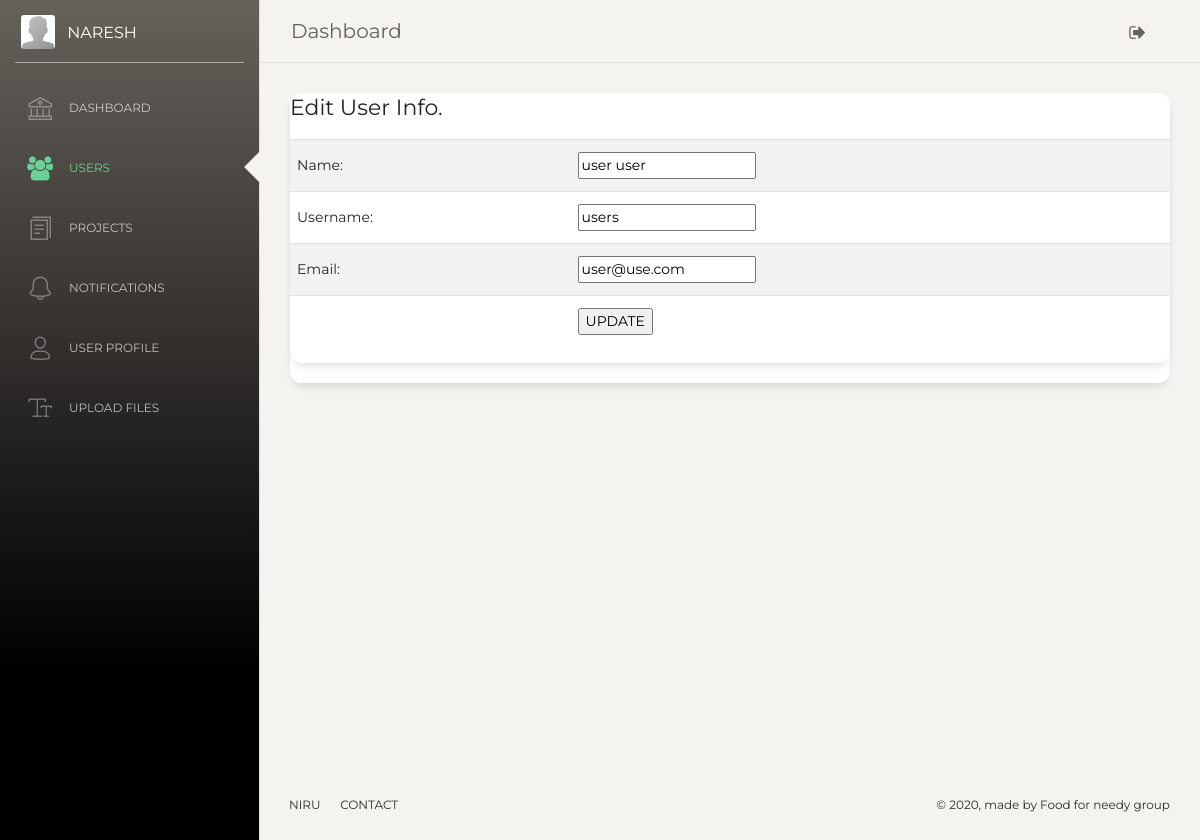
Page /edit_user.php?id=14 on the committed database.
### tables this page shows
CREATE TABLE `kpa_user` (
  `id` int(6) UNSIGNED NOT NULL,
  `name` varchar(50) NOT NULL,
  `username` varchar(20) NOT NULL,
  `email` varchar(80) NOT NULL,
  `password` varchar(32) NOT NULL,
  `user_type` enum('normal_user','admin','super_admin','guest') NOT NULL DEFAULT 'normal_user',
  `secret_key` varchar(32) DEFAULT NULL,
  `remarks` text DEFAULT NULL,
  `postby_id` int(6) DEFAULT 1,
  `created_at` timestamp NULL DEFAULT current_timestamp(),
  `is_verified` tinyint(1) DEFAULT 0,
  `verifiedby_id` int(6) DEFAULT 1,
  `updated_at` datetime DEFAULT NULL ON UPDATE current_timestamp(),
  `status` tinyint(1) DEFAULT 1
);

### edit_user.php (the view, shortened to what this page needs)
<?php include_once('includes/header.php');
$user_id = @$_GET['id'];
require_once("DBConnect.php");
$sql = "SELECT * FROM `kpa_user` WHERE `id`='$user_id' Limit 0, 10";
$result = mysqli_query($conn, $sql);
$prev_data = mysqli_fetch_assoc($result);
?>
<body class="">
  <div class="wrapper ">
    <div class="sidebar" data-color="yellow" data-active-color="success">
      <div class="logo">
        <a href="#" class="simple-text logo-mini">
          <div class="logo-image-small">
            <img src="img/default-avatar.png">
          </div>
        </a>
       <a href="user.php" class="simple-text logo-normal">
          Naresh
        </a>
      </div>
      <div class="sidebar-wrapper">
        <ul class="nav">
          <li class="">
            <a href="dashboard.php">
              <i class="nc-icon nc-bank"></i>
              <p>Dashboard</p>
            </a>
          </li>
          <li class="active">
            <a href="users.php">
                    <i class="fa fa-users"></i>
              <p>Users</p>
            </a>
          </li>
          <li class="">
            <a href="content.php">
              <i class="nc-icon nc-single-copy-04"></i>
              <p>Projects</p>
            </a>
          </li>
          <li>
            <a href="notifications.php">
              <i class="nc-icon nc-bell-55"></i>
              <p>Notifications</p>
            </a>
          </li>
          <li>
            <a href="user.php">
              <i class="nc-icon nc-single-02"></i>
              <p>User Profile</p>
            </a>
          </li>
          <li class="">
            <a href="upload.php">
              <i class="nc-icon nc-caps-small"></i>
              <p>Upload Files</p>
            </a>
          </li>
        </ul>
      </div>
    </div>
    <div class="main-panel">
      <nav class="navbar navbar-expand-lg navbar-absolute fixed-top navbar-transparent">
        <div class="container-fluid">
          <div class="navbar-wrapper">
            <a class="navbar-brand" href="#pablo">Dashboard</a>
          </div>
          <div class="collapse navbar-collapse justify-content-end" id="navigation">
           <ul class="navbar-nav">
              <li class="nav-item">
                <a class="nav-link btn-rotate" href="#pablo">
                  <i class="fa fa-sign-out" alt='logout'></i>
                </a>
              </li>
            </ul>
          </div>
        </div>
      </nav>
      <div class="content">
        <div class="row">
          <div class="col">
            <div class="card card-stats">
              <div class="card body">
<h5>Edit User Info.</h5>
<form action="" method="POST" name="user">
<table class="table table-striped">
 <tr>
    <td>Name:</td>
    <td><input type="text" name="name" placeholder="Enter Full Name" required="required" value="<?= $prev_data['name'];?>"></td>
  </tr>
 <tr>
    <td>Username:</td>
    <td><input type="text" name="username" placeholder="Enter Username" required="required" value="<?= $prev_data['username'];?>"></td>
  </tr>
  <tr>
    <td>Email:</td>
    <td><input type="email" name="email" required="required" value="<?= $prev_data['email'];?>"></td>
  </tr>
  <tr>
    <td>&nbsp;</td>
    <td><input type="submit" name="edit_user" value="UPDATE"></td>
  </tr>
</table>
</form>
              </div>
            </div>
          </div>
        </div>
      </div>
      <?php include_once('includes/footer.php');?>

### rows in the picture
kpa_user: name "user user", username "users", email "user@use.com"
